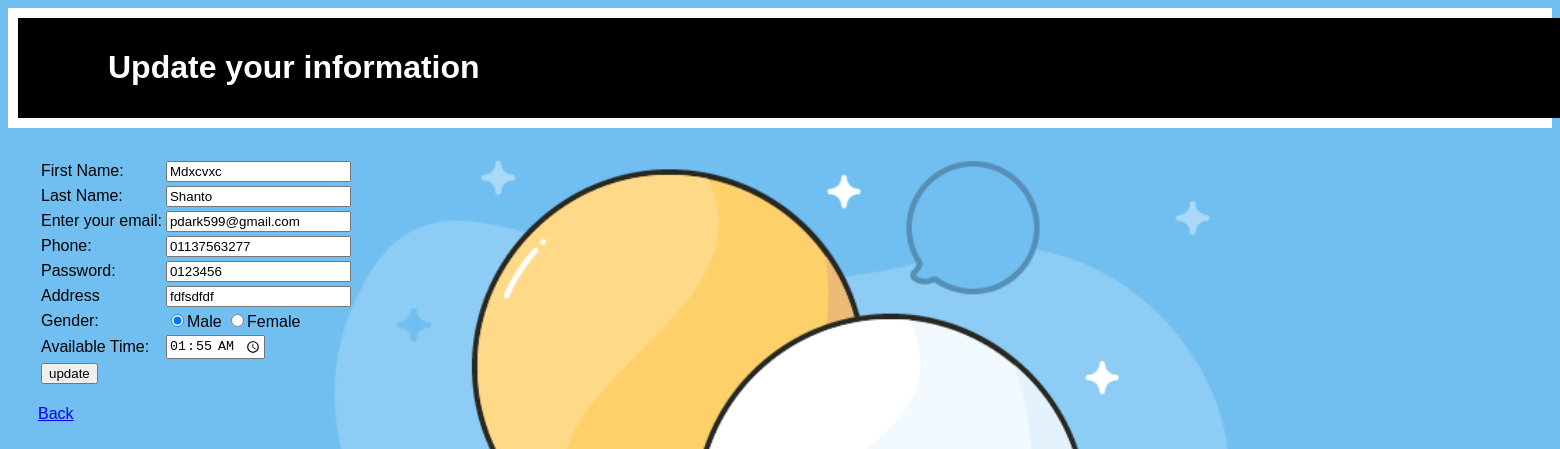
The page /Admin/view/Cprofileup.php (signed in) on the database its author committed.
### tables this page shows
CREATE TABLE `customer` (
  `C_id` int(100) NOT NULL,
  `Firstname` text NOT NULL,
  `Lastname` text NOT NULL,
  `Email` text NOT NULL,
  `Phone` text NOT NULL,
  `Password` text NOT NULL,
  `Address` text NOT NULL,
  `Gender` text NOT NULL,
  `AvailableTime` text NOT NULL
);

### Admin/model/db.php (called while the page is built, shortened)
<?php
class db{
 function CCheckUser($conn,$table,$username,$password)
 {
$result = $conn->query("SELECT * FROM ". $table." WHERE Email='". $username."' AND Password='". $password."'");
 return $result;
 }
}
 ?>

### Admin/view/Cprofileup.php (the view, shortened to what this page needs)
<!DOCTYPE html>
<html>
<head>
<link rel="stylesheet" type="text/css" href="../css/Cprofileup.css">
</head>
<body>
<div class="sticky">
<div class="topnav">
  <h1>Update your information</h1>
</div>
</div>
<div class="middlecolumn ">
<?php
$radio1=$radio2="";
$firstname=$lastname=$email="";
$phone=$password=$address=$availtime="";
$connection = new db();
$conobj=$connection->OpenCon();
$userQuery=$connection->CCheckUser($conobj,"customer",$_SESSION["username"],$_SESSION["password"]);
if ($userQuery->num_rows > 0) {
    while($row = $userQuery->fetch_assoc()) {
      $firstname=$row["Firstname"];
      $lastname=$row["Lastname"];
      $email=$row["Email"];
      $phone=$row["Phone"];
      $password=$row["Password"];
      $address=$row["Address"];
      $availtime=$row["AvailableTime"];
      if(  $row["Gender"]=="male" )
      { $radio1="checked"; }
      else if($row["Gender"]=="female")
      { $radio2="checked"; }
  }
}
  else {
    echo "0 results";
  }
?>
<form action='' method='post'>
<div class="registrationBox">
<table>
<tr>
<td>First Name:</td>
<td> <input type='text' name='firstname' value="<?php echo $firstname; ?>" ><br>
</td>
</tr>
<tr>
<td>Last Name:</td>
<td><input type='text' name='lastname' value="<?php echo $lastname; ?>" >
<br></td>
</tr>
<tr>
<td>Enter your email:</td>
<td> <input type='text' name='email' value="<?php echo $email; ?>" >
<br></td>
</tr>
<tr>
<td>Phone:</td>
<td> <input type='text' name='phone' value="<?php echo $phone; ?>" >
<br></td>
</tr>
<tr>
<td>Password:</td>
<td> <input type='text' name='password' value="<?php echo $password; ?>" >
<br></td>
</tr>
<tr>
<td>Address</td>
<td> <input type='text' name='address' value="<?php echo $address; ?>" >
</td></tr>
<tr>
<td>Gender:</td>
<td>    <input type='radio' name='gender' value='male' <?php echo $radio2; ?> >Male
     <input type='radio' name='gender' value='female'<?php echo $radio1; ?>>Female
     <br>
</td>
</tr>
<tr>
<td>Available Time:</td>
<td><input type='time' name='atime' value="<?php echo $availtime; ?>" >
</td>
</tr>
</div>
<tr> <td>
<input name='update' type='submit' value='update'>
     </td>
 </tr>
<br>
<a href="../view/Customer.php">Back </a>
</form>
</div>
</body>
</html>

### Admin/css/Cprofileup.css (style rules this page uses)
body { font-family: Arial; padding: 0px; background: url(1.png) no-repeat; background-size: cover; color:rgb(0, 0, 0); }
div.sticky { position: sticky; top: 0; padding: 0; border: 10px solid #ffffff; }
.topnav { overflow: hidden; background-color: rgb(0, 0, 0); width: 200%; }
.topnav h1 { float: left; display: block; color: rgb(255, 255, 255); text-align: left; padding: 10px 90px; text-decoration: none; }
div.middlecolumn { position: relative; left: 0%; float: left; width: 50\\%; }
.registrationBox { padding: 30px; }

### rows shown on the page
customer: firstname "Mdxcvxc", lastname "Shanto", email "pdark599@gmail.com", phone "01137563277", password "0123456", address "fdfsdfdf", atime "01:55"
